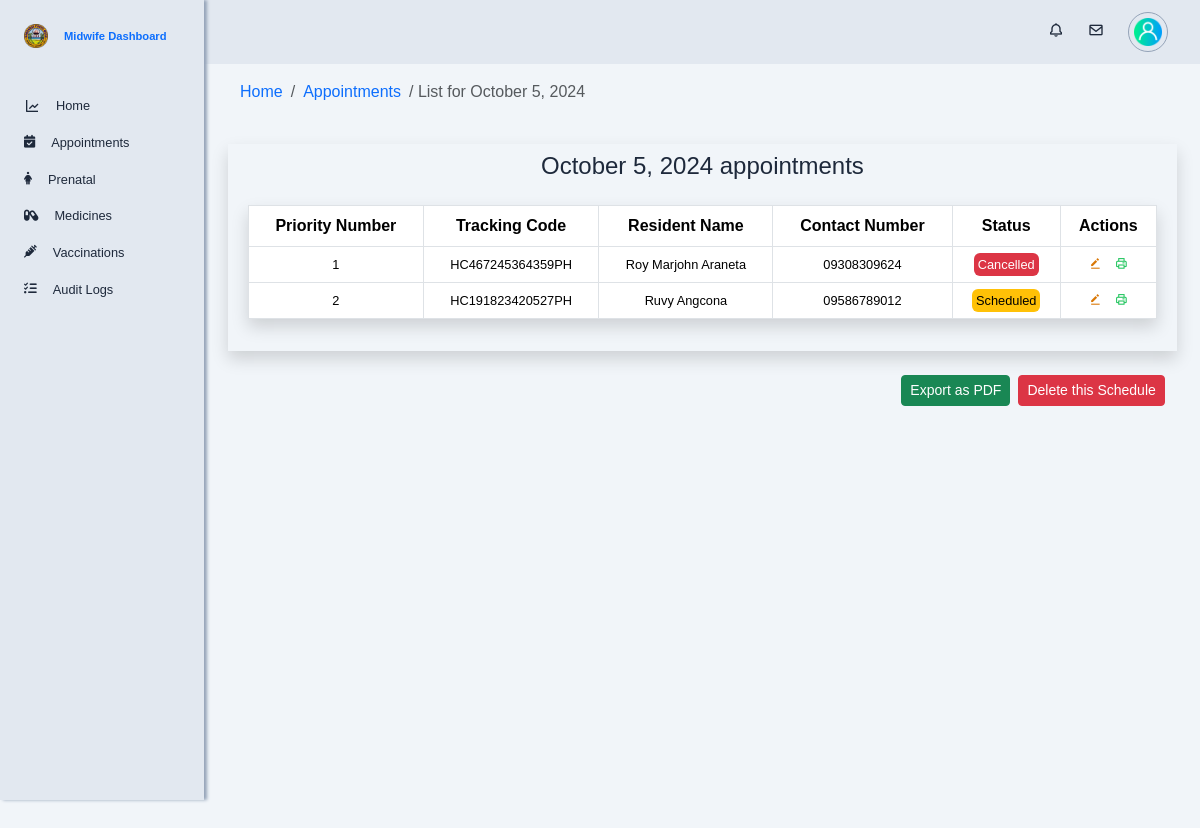
/app/views/midwife/appointment_list.php?sched_id=1, run on the app's committed database.
### tables this page shows
CREATE TABLE `consultation_schedules` (
  `con_sched_id` int(10) NOT NULL,
  `con_sched_date` datetime NOT NULL
);

CREATE TABLE `appointments` (
  `appointment_id` int(10) NOT NULL,
  `tracking_code` varchar(100) NOT NULL,
  `resident_id` int(10) NOT NULL,
  `sched_id` int(10) NOT NULL,
  `priority_number` int(10) NOT NULL,
  `status` enum('Scheduled','Cancelled','Completed') NOT NULL DEFAULT 'Scheduled',
  `created_at` timestamp NOT NULL DEFAULT current_timestamp(),
  `updated_at` timestamp NOT NULL DEFAULT current_timestamp()
);

CREATE TABLE `personal_information` (
  `personal_info_id` int(10) NOT NULL,
  `lastname` varchar(255) NOT NULL,
  `firstname` varchar(255) NOT NULL,
  `middlename` varchar(255) NOT NULL,
  `date_of_birth` date DEFAULT NULL,
  `civil_status` enum('Single','Married','Widowed','Legally Separated') DEFAULT NULL,
  `educational_attainment` enum('Elementary Graduate','Elementary Undergraduate','Highschool Graduate','Highschool Undergraduate','College Graduate','College Undergraduate') DEFAULT NULL,
  `occupation` varchar(255) DEFAULT NULL,
  `religion` varchar(100) DEFAULT NULL,
  `citizenship` varchar(100) DEFAULT NULL,
  `address_id` int(10) NOT NULL,
  `sex` enum('male','female') NOT NULL,
  `phone_number` varchar(20) DEFAULT NULL,
  `email` varchar(255) DEFAULT NULL,
  `id_picture` varchar(255) DEFAULT NULL,
  `isAlive` tinyint(1) NOT NULL DEFAULT 1,
  `isTransferred` tinyint(1) NOT NULL DEFAULT 0,
  `isArchived` tinyint(1) NOT NULL DEFAULT 0,
  `created_at` datetime NOT NULL DEFAULT current_timestamp(),
  `updated_at` datetime NOT NULL DEFAULT current_timestamp()
);

### app/models/get_appointment_functions.php (called while the page is built, shortened)
<?php
function getAppointmentsByScheduleId($conn, $schedule_id) {
    $query = "
        SELECT
            a.*,
            r.resident_id,
            pi.firstname,
            pi.lastname,
            pi.phone_number
        FROM
            appointments a
        JOIN
            residents r ON a.resident_id = r.resident_id
        JOIN
            personal_information pi ON r.personal_info_id = pi.personal_info_id
        WHERE
            a.sched_id = ?
        ORDER BY
            a.created_at ASC
    ";
    if ($stmt = $conn->prepare($query)) {
        $stmt->bind_param("i", $schedule_id);
        $stmt->execute();
        $result = $stmt->get_result();
        $appointments = $result->fetch_all(MYSQLI_ASSOC);
        return $appointments;
    } else {
        return "Error: Could not retrieve appointments.";
    }
}
function getScheduleDateById($conn, $schedule_id) {
    $query = "
        SELECT con_sched_date
        FROM consultation_schedules
        WHERE con_sched_id = ?
    ";
    if ($stmt = $conn->prepare($query)) {
        $stmt->bind_param("i", $schedule_id);
        $stmt->execute();
        $result = $stmt->get_result();
        $schedule = $result->fetch_assoc();
        return $schedule ? $schedule['con_sched_date'] : null;
    } else {
        return "Error: Could not retrieve schedule date.";
    }
}
?>

### app/views/midwife/appointment_list.php (the view, shortened to what this page needs)
<?php
require './config/db_config.php';
require './app/models/get_appointment_functions.php';
$schedule_id = isset($_GET['sched_id']) ? intval($_GET['sched_id']) : null;
$appointments = getAppointmentsByScheduleId($conn, $schedule_id);
$schedule_date = getScheduleDateById($conn, $schedule_id);
$formatted_schedule_date = $schedule_date ? date("F j, Y", strtotime($schedule_date)) : 'Unknown Date';
?>
<!DOCTYPE html>
<html lang="en">
<head>
    <?php include './app/views/globals/head.php'; ?>
    <link rel="stylesheet" href="./public/css/midwife.css">
</head>
<body id="body-pd">
    <?php include 'partials/top_navigation.php'; ?>
    <?php include 'partials/sidebar.php'; ?>
    <div class="container-fluid height-100 main-content">
        <div class="row mb-4">
            <div class="col-md-12">
                <nav aria-label="breadcrumb">
                    <ol class="breadcrumb">
                        <li class="breadcrumb-item"><a href="midwife">Home</a></li>
                        <li class="breadcrumb-item"><a href="midwife-appointments">Appointments</a></li>
                        <li class="breadcrumb-item active" aria-current="page">/ List for <?php echo $formatted_schedule_date; ?></li>
                    </ol>
                </nav>
            </div>
        </div>
        <div class="row mb-4 shadow p-2">
            <div class="col-md-12">
                <h4 class="text-center mb-3"><?php echo $formatted_schedule_date; ?> appointments</h4>
                <?php if (is_array($appointments) && count($appointments) > 0): ?>
                    <table id="appointmentsTable" class="table table-bordered text-center my-4 shadow p-2">
                        <thead class="thead-dark">
                            <tr>
                                <th>Priority Number</th>
                                <th>Tracking Code</th>
                                <th>Resident Name</th>
                                <th>Contact Number</th>
                                <th>Status</th>
                                <th>Actions</th>
                            </tr>
                        </thead>
                        <tbody>
                        <?php foreach ($appointments as $appointment): ?>
                            <tr>
                                <td><?php echo $appointment['priority_number']; ?></td>
                                <td><?php echo $appointment['tracking_code']; ?></td>
                                <td><?php echo $appointment['firstname'] . ' ' . $appointment['lastname']; ?></td>
                                <td><?php echo $appointment['phone_number']; ?></td>
                                <td>
                                    <span class="badge-pill p-1 rounded
                                        <?php
                                            if ($appointment['status'] === 'Cancelled') {
                                                echo 'bg-danger text-white';
                                            } elseif ($appointment['status'] === 'Scheduled') {
                                                echo 'bg-warning';
                                            } elseif ($appointment['status'] === 'Completed') {
                                                echo 'bg-success text-white';
                                            }
                                        ?>">
                                        <?php echo htmlspecialchars($appointment['status']); ?>
                                    </span>
                                </td>
                                <td>
                                    <button class="btn-edit" data-bs-toggle="modal" data-bs-target="#editStatusModal<?php echo $appointment['appointment_id']; ?>">
                                        <i class='bx bxs-edit-alt'></i>
                                    </button>
                                    <button class="btn-edit btn-print" data-appointment-id="<?php echo $appointment['appointment_id']; ?>">
                                        <i class='bx bx-printer'></i>
                                    </button>
                                </td>
                            </tr>
                        <?php endforeach; ?>
                        </tbody>
                    </table>
                <?php else: ?>
                    <p>No appointments found for this schedule.</p>
                <?php endif; ?>
            </div>
        </div>
        <div class="row mb-4">
            <div class="col-md-12">
                <div class="d-flex justify-content-end">
                    <button class="btn btn-success btn-sm me-2" id="exportPdfBtn">Export as PDF</button>
                    <button class="btn btn-danger btn-sm">Delete this Schedule</button>
                </div>
            </div>
        </div>
    </div>
</body>
</html>

### public/css/midwife.css (style rules this page uses)
:root { --header-height: 3rem; --nav-width: 3rem; --first-color: #f1f5f9; --first-color-light: #f0fdf4; --black-color: #1e293b; --body-font: 'Poppins', sans-serif; --normal-font-size: 1rem; --z-fixed: 100; }
body { position: relative; margin: var(--header-height) 0 0 0; padding: 0 1rem; font-family: var(--body-font); font-size: var(--normal-font-size); background-color: #f1f5f9; color: #1e293b; }
a { text-decoration: none; }
.active { color: #0ea5e9; }
.active::before { content: ''; position: absolute; left: 0; width: 0.2rem; height: 1.5rem; background-color: #0ea5e9; }
.height-100 { height: 100vh; }
@media screen and (min-width: 768px) { body { margin: calc(var(--header-height) + 1rem) 0 0 0; padding-left: calc(var(--nav-width) + 2rem); } }
@media screen and (min-width: 768px) { td { font-size: 0.8rem; } }
.main-content { margin: 5rem auto; z-index: var(--z-fixed); padding-left: 10rem; padding-right: 1.2rem; }
.btn-edit { padding: 0 0.3rem; border: none; background-color: transparent; cursor: pointer; }
.bxs-edit-alt { color: #d97706; }
.bx-printer { color: #22c55e; }

### data on the page
consultation_schedules: con_sched_date "October 5, 2024"
appointments: priority_number "1", tracking_code "HC467245364359PH", personal_information.firstname "Roy Marjohn", personal_information.lastname "Araneta", personal_information.phone_number "09308309624", status "Cancelled"
appointments: priority_number "2", tracking_code "HC191823420527PH", personal_information.firstname "Ruvy", personal_information.lastname "Angcona", personal_information.phone_number "09586789012", status "Scheduled"
